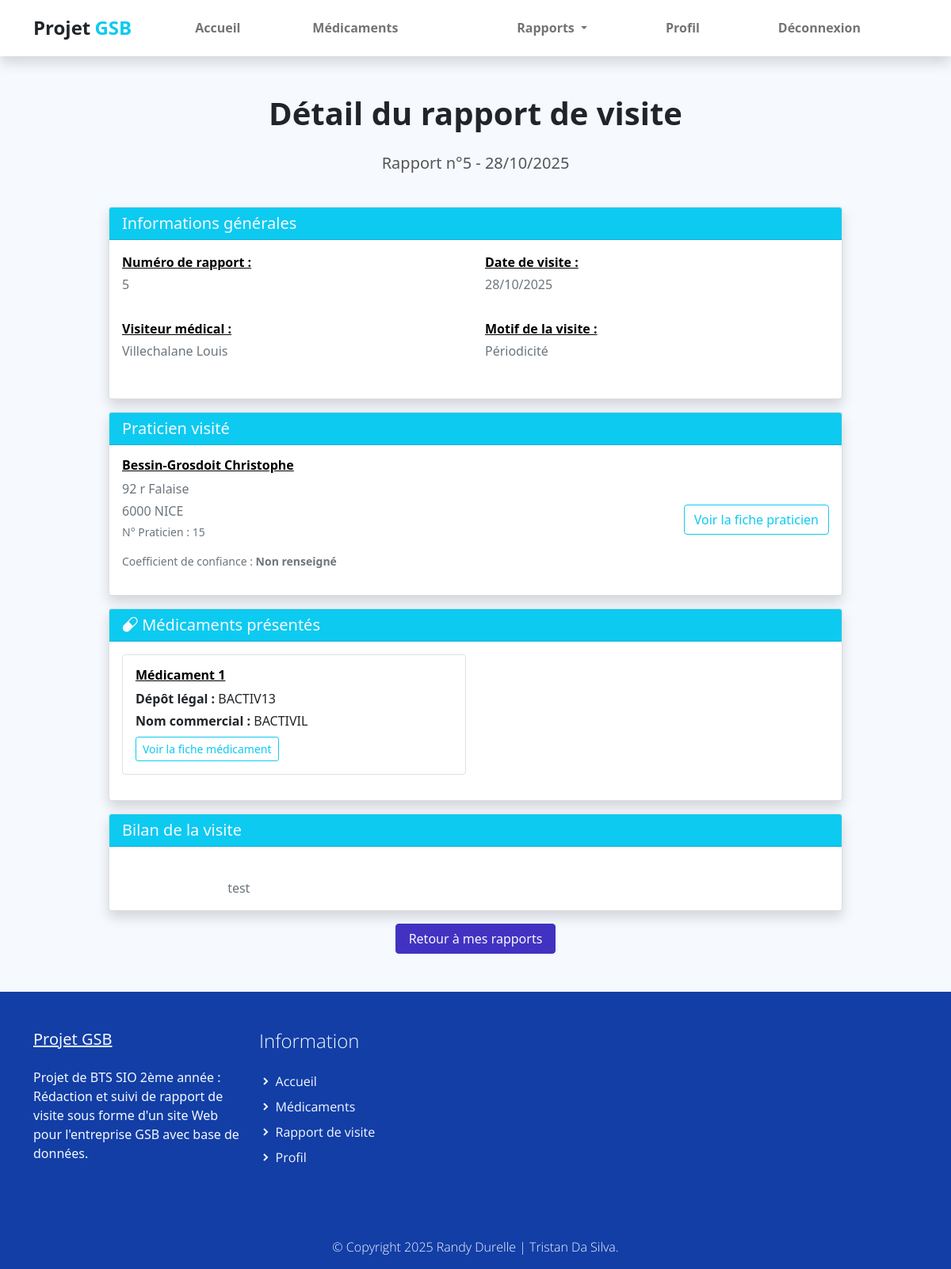
The app's page /index.php?uc=consultation&action=detail&num=5&mat=a131 (signed in), older data.
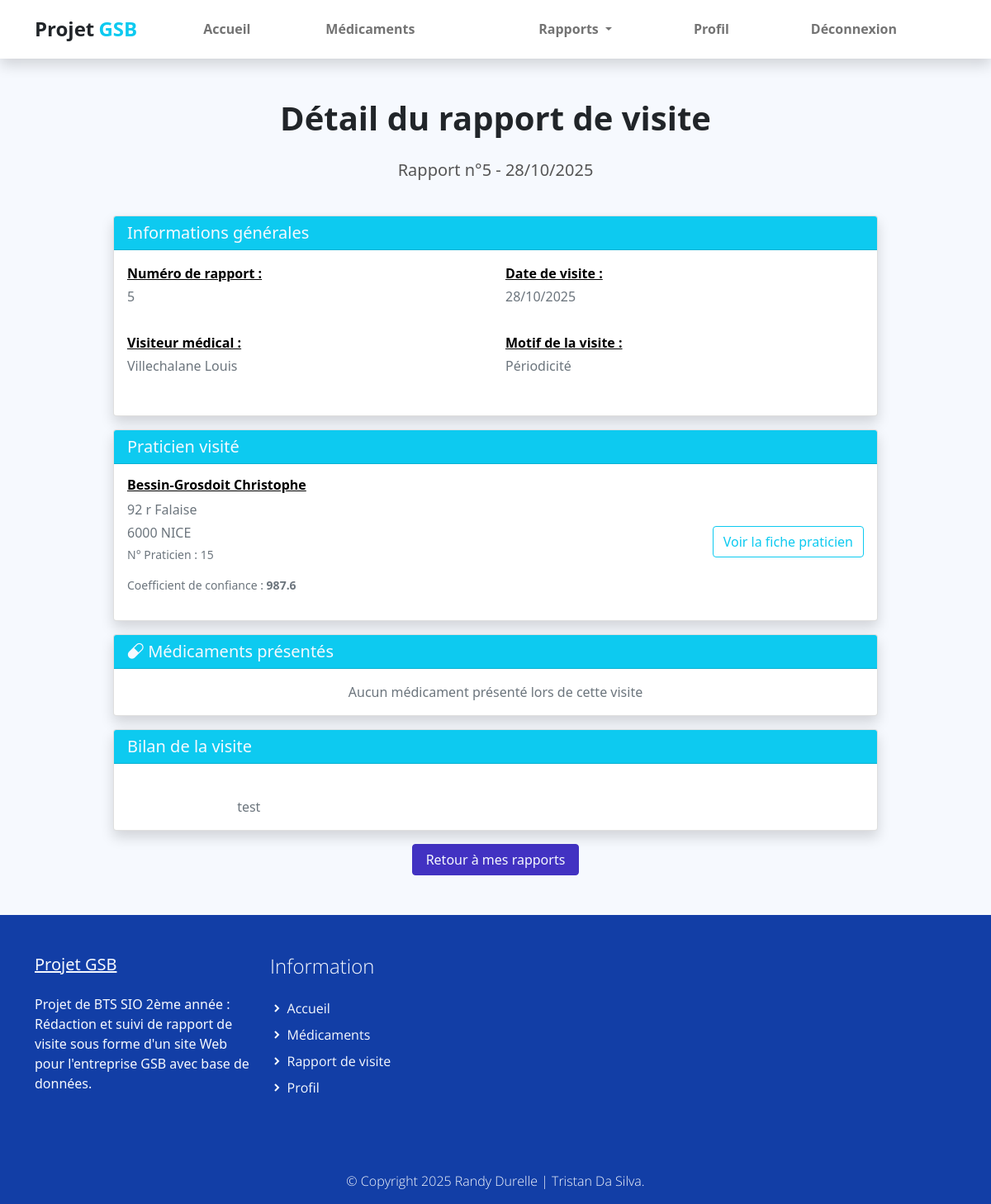
The same page, newer data.
### tables this page shows
CREATE TABLE IF NOT EXISTS `rapport_visite` (
  `COL_MATRICULE` varchar(10) NOT NULL,
  `RAP_NUM` int(11) NOT NULL,
  `RAP_DATEVISITE` date DEFAULT NULL,
  `RAP_BILAN` varchar(255) DEFAULT NULL,
  `RAP_MOTIF` int(11) DEFAULT NULL,
  `PRA_NUM` int(11) NOT NULL,
  `PRA_NUM_praticien` int(11) DEFAULT NULL,
  `MED_DEPOTLEGAL_1` varchar(10) DEFAULT NULL,
  `MED_DEPOTLEGAL_2` varchar(10) DEFAULT NULL,
  `AUTRE_MOTIF` varchar(50) NOT NULL,
  `ETAT_CODE` int(11) NOT NULL DEFAULT 1,
  PRIMARY KEY (`COL_MATRICULE`,`RAP_NUM`),
  KEY `rapport_visite_praticien2_FK` (`PRA_NUM`),
  KEY `FK_Rapport_Med1_unique` (`MED_DEPOTLEGAL_1`),
  KEY `FK_Rapport_Med2_unique` (`MED_DEPOTLEGAL_2`),
  KEY `FK_Rapport_PraRempl_unique` (`PRA_NUM_praticien`),
  KEY `FK_RAP_MOTIF` (`RAP_MOTIF`),
  KEY `ETAT_CODE` (`ETAT_CODE`)
);

CREATE TABLE IF NOT EXISTS `medicament` (
  `MED_DEPOTLEGAL` varchar(10) NOT NULL,
  `MED_NOMCOMMERCIAL` varchar(25) DEFAULT NULL,
  `MED_COMPOSITION` varchar(255) DEFAULT NULL,
  `MED_EFFETS` varchar(255) DEFAULT NULL,
  `MED_CONTREINDIC` varchar(255) DEFAULT NULL,
  `MED_PRIXECHANTILLON` float DEFAULT NULL,
  `FAM_CODE` varchar(3) NOT NULL,
  PRIMARY KEY (`MED_DEPOTLEGAL`),
  KEY `medicament_famille0_FK` (`FAM_CODE`)
);

CREATE TABLE IF NOT EXISTS `motif_visite` (
  `MOT_ID` int(11) NOT NULL AUTO_INCREMENT,
  `MOT_LIBELLE` varchar(100) NOT NULL,
  PRIMARY KEY (`MOT_ID`)
);

CREATE TABLE IF NOT EXISTS `praticien` (
  `PRA_NUM` int(11) NOT NULL,
  `PRA_PRENOM` varchar(30) DEFAULT NULL,
  `PRA_NOM` varchar(30) DEFAULT NULL,
  `PRA_ADRESSE` varchar(50) DEFAULT NULL,
  `PRA_CP` varchar(5) DEFAULT NULL,
  `PRA_VILLE` varchar(25) DEFAULT NULL,
  `PRA_COEFNOTORIETE` float DEFAULT NULL,
  `TYP_CODE` varchar(3) NOT NULL,
  `PRA_COEFCONF` float DEFAULT NULL,
  PRIMARY KEY (`PRA_NUM`),
  KEY `praticien_type_praticien0_FK` (`TYP_CODE`)
);

### modele/historique.modele.inc.php (called while the page is built, shortened)
<?php
function getDetailRapport($matricule, $numRapport)
{
    try {
        $monPdo = connexionPDO();
        $req = 'SELECT
                    r.*,
                    CONCAT(p.PRA_NOM, " ", p.PRA_PRENOM) as praticien_nom,
                    p.PRA_ADRESSE,
                    p.PRA_CP,
                    p.PRA_VILLE,
                    p.PRA_COEFCONF,
                    CONCAT(p2.PRA_NOM, " ", p2.PRA_PRENOM) as remplacant_nom,
                    m.MOT_LIBELLE as motif,
                    med1.MED_NOMCOMMERCIAL as med1_nom,
                    med2.MED_NOMCOMMERCIAL as med2_nom,
                    CONCAT(c.COL_NOM, " ", c.COL_PRENOM) as visiteur_nom,
                    e.ETAT_LIBELLE
                FROM rapport_visite r
                INNER JOIN praticien p ON r.PRA_NUM = p.PRA_NUM
                INNER JOIN collaborateur c ON r.COL_MATRICULE = c.COL_MATRICULE
                LEFT JOIN praticien p2 ON r.PRA_NUM_praticien = p2.PRA_NUM
                LEFT JOIN motif_visite m ON r.RAP_MOTIF = m.MOT_ID
                LEFT JOIN medicament med1 ON r.MED_DEPOTLEGAL_1 = med1.MED_DEPOTLEGAL
                LEFT JOIN medicament med2 ON r.MED_DEPOTLEGAL_2 = med2.MED_DEPOTLEGAL
                LEFT JOIN etat e ON r.ETAT_CODE = e.ETAT_CODE
                WHERE r.COL_MATRICULE = :matricule
                AND r.RAP_NUM = :num';
        $stmt = $monPdo->prepare($req);
        $stmt->bindParam(':matricule', $matricule, PDO::PARAM_STR);
        $stmt->bindParam(':num', $numRapport, PDO::PARAM_INT);
        $stmt->execute();
        return $stmt->fetch();
    } catch (PDOException $e) {
        print "Erreur !: " . $e->getMessage();
        die();
    }
}
?>

### vues/v_detailRapport.php (the view, shortened to what the changed rows need)
<section class="bg-light">
    <div class="container">
        <div class="structure-hero pt-lg-5 pt-4">
            <h1 class="titre text-center">Détail du rapport de visite</h1>
            <p class="text text-center">
                Rapport n°<?php echo $rapport['RAP_NUM']; ?> -
                <?php echo date('d/m/Y', strtotime($rapport['RAP_DATEVISITE'])); ?>
            </p>
        </div>
        <div class="row justify-content-center py-4">
            <div class="col-12 col-lg-10">
                <div class="card shadow mb-3">
                    <div class="card-header bg-info text-light">
                        <h5 class="mb-0"><i class="text"></i> Informations générales</h5>
                    </div>
                    <div class="card-body">
                        <div class="row">
                            <div class="col-md-6 mb-3">
                                <p class="mb-1"><span class="carac">Numéro de rapport :</span></p>
                                <p class="text-muted"><?php echo $rapport['RAP_NUM']; ?></p>
                            </div>
                            <div class="col-md-6 mb-3">
                                <p class="mb-1"><span class="carac">Date de visite :</span></p>
                                <p class="text-muted">
                                    <?php echo date('d/m/Y', strtotime($rapport['RAP_DATEVISITE'])); ?>
                                </p>
                            </div>
                            <div class="col-md-6 mb-3">
                                <p class="mb-1"><span class="carac">Visiteur médical :</span></p>
                                <p class="text-muted">
                                    <?php echo htmlspecialchars($rapport['visiteur_nom']); ?>
                                </p>
                            </div>
                            <div class="col-md-6 mb-3">
                                <p class="mb-1"><span class="carac">Motif de la visite :</span></p>
                                <p>
                                    <span class="text-muted">
                                        <?php
                                        if (!empty($rapport['motif'])) {
                                            echo htmlspecialchars($rapport['motif']);
                                        } else {
                                            echo 'Non spécifié';
                                        }
                                        ?>
                                    </span>
                                </p>
                            </div>
                        </div>
                    </div>
                </div>
                <div class="card shadow mb-3">
                    <div class="card-header bg-info text-light">
                        <h5 class="mb-0"><i class="text"></i> Praticien visité</h5>
                    </div>
                    <div class="card-body">
                        <div class="row align-items-center">
                            <div class="col-md-8">
                                <h6 class="carac">
                                    <?php echo htmlspecialchars($rapport['praticien_nom']); ?>
                                </h6>
                                <p class="text-muted mb-1">
                                    <?php echo htmlspecialchars($rapport['PRA_ADRESSE']); ?>
                                </p>
                                <p class="text-muted mb-1">
                                    <?php echo htmlspecialchars($rapport['PRA_CP']); ?>
                                    <?php echo htmlspecialchars($rapport['PRA_VILLE']); ?>
                                </p>
                                <p class="text-muted">
                                    <small>N° Praticien : <?php echo $rapport['PRA_NUM']; ?></small>
                                </p>
                                <p class="text-muted">
                                    <small>Coefficient de confiance :
                                        <strong><?php echo isset($rapport['PRA_COEFCONF']) ? $rapport['PRA_COEFCONF'] : 'Non renseigné'; ?></strong>
                                    </small>
                                </p>
                            </div>
                            <div class="col-md-4 text-end">
                                <a href="index.php?uc=praticien&action=afficherpraticien&praticien=<?php echo $rapport['PRA_NUM']; ?>"
                                    class="btn btn-outline-info">
                                    <i class="text"></i> Voir la fiche praticien
                                </a>
                            </div>
                        </div>
                    </div>
                </div>
                <div class="card shadow mb-3">
                    <div class="card-header bg-info text-light">
                        <h5 class="mb-0"><i class="bi bi-capsule"></i> Médicaments présentés</h5>
                    </div>
                    <div class="card-body">
                        <?php if (!empty($rapport['MED_DEPOTLEGAL_1']) || !empty($rapport['MED_DEPOTLEGAL_2'])): ?>
                            <div class="row">
                                <?php if (!empty($rapport['MED_DEPOTLEGAL_1'])): ?>
                                    <div class="col-md-6 mb-3">
                                        <div class="border rounded p-3 h-100">
                                            <h6 class="carac">Médicament 1</h6>
                                            <p class="mb-1">
                                                <strong>Dépôt légal :</strong>
                                                <?php echo htmlspecialchars($rapport['MED_DEPOTLEGAL_1']); ?>
                                            </p>
                                            <p class="mb-2">
                                                <strong>Nom commercial :</strong>
                                                <?php echo htmlspecialchars($rapport['med1_nom']); ?>
                                            </p>
                                            <a href="index.php?uc=medicaments&action=affichermedoc&medicament=<?php echo $rapport['MED_DEPOTLEGAL_1']; ?>"
                                                class="btn btn-sm btn-outline-info">
                                                <i class="text"></i> Voir la fiche médicament
                                            </a>
                                        </div>
                                    </div>
                                <?php endif; ?>
                            </div>
                        <?php else: ?>
                            <p class="text-muted text-center mb-0">
                                Aucun médicament présenté lors de cette visite
                            </p>
                        <?php endif; ?>
                    </div>
                </div>
                <div class="card shadow mb-3">
                    <div class="card-header bg-info text-light">
                        <h5 class="mb-0"><i class="text"></i> Bilan de la visite</h5>
                    </div>
                    <div class="card-body">
                        <div class="text-muted">
                            <p class="mb-0" style="white-space: pre-wrap;">
                                <?php echo htmlspecialchars($rapport['RAP_BILAN']); ?>
                            </p>
                        </div>
                    </div>
                </div>
                <div class="text-center mb-4">
                    <?php if ($_SESSION['habilitation'] == 1): ?>
                        <a href="index.php?uc=consultation&action=mesRapports" class="btn btn-primary px-3">
                            <i class="texte"></i> Retour à mes rapports
                        </a>
                    <?php endif; ?>
                </div>
            </div>
        </div>
    </div>
</section>

Row changes from the older to the newer data that the page shows:
changed rapport_visite "test": PRA_NUM.PRA_COEFCONF (not shown) → "987.6"; MED_DEPOTLEGAL_1 "BACTIV13" → (not shown); MED_DEPOTLEGAL_1.MED_NOMCOMMERCIAL "BACTIVIL" → (not shown)
Text that changed along with them:
text no longer shown: "Non renseigné Médicament 1 Dépôt légal : Nom commercial : Voir la fiche médicament"
text now shown: "Aucun médicament présenté lors de cette visite"
